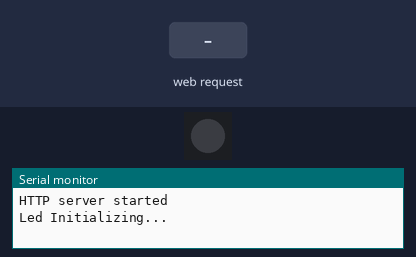
The sketch below on a simulated ESP8266 (NodeMCU). Parts: 1 RGB LEDs in strip order, left to right, the last lines printed to the serial monitor. Inputs (shaded band) come from the test bench. Dim RGB values are drawn brighter than linear.

Above: at 2.2 s.
2.3 s: HTTP request GET /Led_Rainbow received
At 2.37 s:
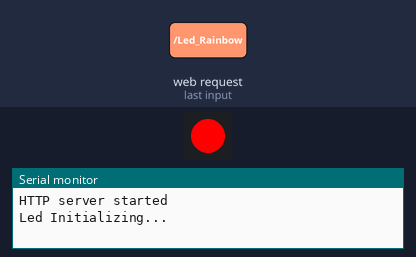
14.3 s: HTTP request GET /Led_Green received
At 15.7 s:
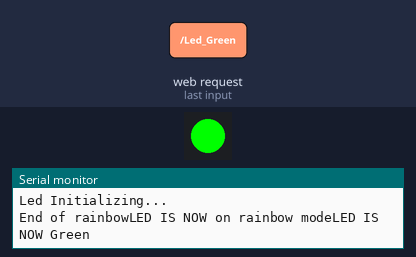
17.3 s: HTTP request GET /Led_Blue received
At 17.7 s:
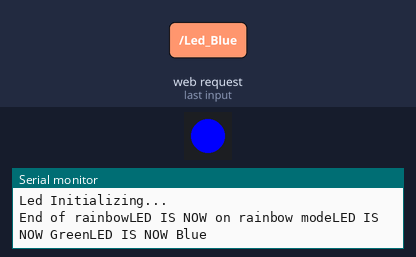
18.8 s: HTTP request GET /Led_Rainbow2 received
At 20.37 s:
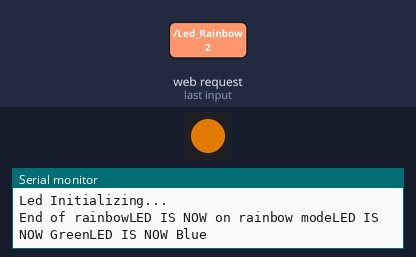
Timing chart, 0 to 22.8 s (numbered marks = the images above; inputs shaded):
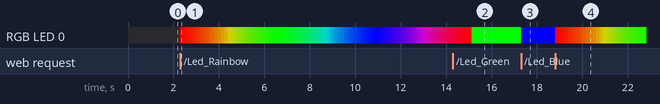

Measured:
- after the input at 2.3 s, RGB LED 0: off → RGB(255, 0, 0) at once, → RGB(246, 9, 0) 0.15 s later, → RGB(237, 18, 0) 0.15 s later, → RGB(228, 27, 0) 0.15 s later, … (80 changes in this stretch)
- after the input at 17.3 s, RGB LED 0: RGB(0, 255, 0) → RGB(0, 0, 255) at once
- after the input at 18.8 s, RGB LED 0: RGB(0, 0, 255) → RGB(255, 0, 0) at once, → RGB(246, 9, 0) 0.15 s later, → RGB(237, 18, 0) 0.15 s later, → RGB(228, 27, 0) 0.15 s later, … (28 changes in this stretch)

The sketch:

Cosplay_RGB_WIFI.ino
```cpp
#include <ESP8266WiFi.h>
#include <WiFiClient.h>
#include <ESP8266WebServer.h>
#include <Adafruit_NeoPixel.h>
#ifdef __AVR__
  #include <avr/power.h>
#endif
/*PIN ON NODE MCU*/
    #define D0 16
    #define D1 5  //USE THIS
    #define D2 4
    #define D3 0
    #define D4 2
    #define D5 14
    #define D6 12
    #define D7 13

int NLed=1; //NUMBERS OF LED


Adafruit_NeoPixel strip = Adafruit_NeoPixel(NLed, D1, NEO_GRB + NEO_KHZ800);

//ACCES POINT CONFIG
const char *ssid = "Cosplay_Led_Controller"; //CHANGE THIS
const char *password = "123456789"; //CHANGE THIS

ESP8266WebServer server(80); //Web server Port

char stato='Red';

//HTML PAGE CONFIG...

const String HtmlHtml = "<html><head>"
    "<meta name=\"viewport\" content=\"width=device-width, initial-scale=1\" /> </head>";

const String HtmlTitle = "<h1>RGB LED Controller for Cosplay<br/><dir>Made by Borchi Marco</dir></h1><br/>\n";
const String HtmlRED = "<big><dir>Led is Red<b>Led_RED</dir></b></big><br/>\n";
const String HtmlGREEN = "<big><dir>Led is Green<b>Led_GREEN</dir></b></big><br/>\n";
const String HtmlBLUE ="<big><dir>Led is Blue<b>Led_BLUE</dir></b></big><br/>\n";
const String HtmlRAINBOW = "<big><dir>Led is on Rainbow mode<b>Led_Rainbow</dir></b></big><br/>\n";
const String HtmlRAINBOW2 = "<big><dir>Led is on Rainbow mode 2<b>Led_Rainbow 2</dir></b></big><br/>\n";
const String HtmlButtons =
    "<a href=\"Led_Rainbow\"><button style=\"display: block; width: 100%;\">Led Rainbow effect (Beta)</button></a><br/>"
    "<a href=\"Led_Rainbow2\"><button style=\"display: block; width: 100%;\">Led Rainbow effect 2 (Beta)</button></a><br/>"
    "<a href=\"Led_Red\"><button style=\"display: block; width: 100%;\">Led Red</button></a><br/>"
    "<a href=\"Led_Green\"><button style=\"display: block; width: 100%;\">Led Green</button></a><br/>"
    "<a href=\"Led_Blue\"><button style=\"display: block; width: 100%;\">Led Blue</button></a><br/>";
const String HtmlHtmlClose = "</html>"; //chiude il tag html della pagina

void handleLedRainbow()
{
    stato='Rainbow';
     rainbow(50);
    Serial.write("LED IS NOW on rainbow mode");
    response();
}

void handleLedRainbow2()
{
    stato='Rainbow2';

     rainbowCycle(50);
    Serial.write("LED IS NOW on rainbow mode 2");
    response();
}
void handleLedRed()
{
    stato='Red';
     colorWipe(strip.Color(255, 0, 0), 50); // Red
    Serial.write("LED IS NOW Red");
    response();
}

void handleLedGreen()
{
    stato='Green';
    colorWipe(strip.Color(0, 255, 0), 50); // Green
    Serial.write("LED IS NOW Green");
  response();
}
void handleLedBlue()
{
    stato='Blue';
    colorWipe(strip.Color(0, 0, 255), 50); // Blue
    Serial.write("LED IS NOW Blue");
    response();
}

void handleRoot()
{
    response();
}

void response()
{
    String htmlRes = HtmlHtml + HtmlTitle;
    if(stato == 'Red')
    {
        htmlRes +=HtmlRED;
    }
    else if (stato=='Green')
    {
        htmlRes +=HtmlGREEN;
    }
    else if (stato=='Blue')
    {
        htmlRes +=HtmlBLUE;
    }
    else if (stato=='Rainbow')
    {
        htmlRes+=HtmlRAINBOW;
    }
    else if (stato=='Rainbow2')
    {
        htmlRes+=HtmlRAINBOW2;
    }

     htmlRes += HtmlButtons;
     htmlRes += HtmlHtmlClose;

     server.send(200, "text/html", htmlRes);
}

void setup()
{
    delay(1000);
	Serial.begin(115200);
	Serial.println();
	Serial.print("Configuring access point...");
    WiFi.softAP(ssid, password);

    IPAddress myIP = WiFi.softAPIP();
	Serial.print(" AP IP address: ");
	Serial.println(myIP);

	server.on("/", handleRoot);

    server.on("/Led_Red", handleLedRed);
    server.on("/Led_Green", handleLedGreen);
    server.on("/Led_Blue", handleLedBlue);
    server.on("/Led_Rainbow",handleLedRainbow);
    server.on("/Led_Rainbow2", handleLedRainbow2);


	server.begin();

	Serial.println("HTTP server started");
    Serial.println("Led Initializing...");
    strip.begin();
    strip.show(); // Initialize all pixels to 'off'
}

void loop()
{
    server.handleClient();
}
/*
  colorWipe(strip.Color(255, 0, 0), 50); // Red
  colorWipe(strip.Color(0, 255, 0), 50); // Green
  colorWipe(strip.Color(0, 0, 255), 50); // Blue
//colorWipe(strip.Color(0, 0, 0, 255), 50); // White RGBW

*/
//SET LED TO ONE COLOR
void colorWipe(uint32_t c, uint8_t wait) {
  for(uint16_t i=0; i<strip.numPixels(); i++) {
    strip.setPixelColor(i, c);
    strip.show();
    delay(wait);
  }
}
//TO TEST - May causes the server crash
void rainbow(uint8_t wait) {
  uint16_t i, j;

  for(j=0; j<256; j++) {
    for(i=0; i<strip.numPixels(); i++) {
      strip.setPixelColor(i, Wheel((i+j) & 255));
    }
    strip.show();
    delay(wait);
  }
  Serial.write("End of rainbow");
}
//TO TEST - May causes the server crash
// Slightly different, this makes the rainbow equally distributed throughout
void rainbowCycle(uint8_t wait) {
  uint16_t i, j;

  for(j=0; j<256*5; j++) { // 5 cycles of all colors on wheel
    for(i=0; i< strip.numPixels(); i++) {
      strip.setPixelColor(i, Wheel(((i * 256 / strip.numPixels()) + j) & 255));
    }
    strip.show();
    delay(wait);
  }
  Serial.write("End of rainbowCycle");
}


// Input a value 0 to 255 to get a color value.
// The colours are a transition r - g - b - back to r.
uint32_t Wheel(byte WheelPos) {
  WheelPos = 255 - WheelPos;
  if(WheelPos < 85) {
    return strip.Color(255 - WheelPos * 3, 0, WheelPos * 3);
  }
  if(WheelPos < 170) {
    WheelPos -= 85;
    return strip.Color(0, WheelPos * 3, 255 - WheelPos * 3);
  }
  WheelPos -= 170;
  return strip.Color(WheelPos * 3, 255 - WheelPos * 3, 0);
}
```
